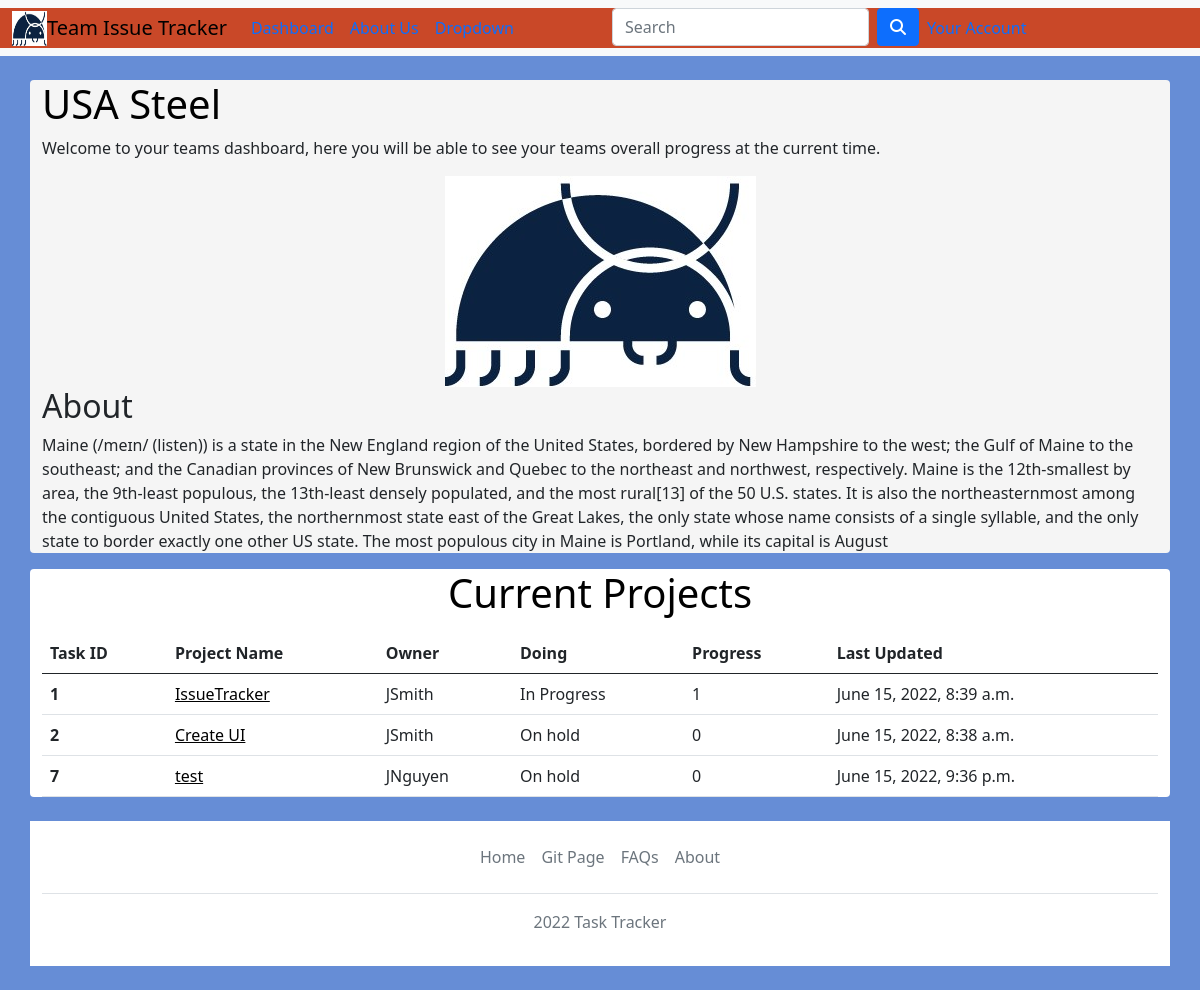
/iTracker/Dashboard/Team/1 (signed in), run on the app's committed database.
### iTracker/models.py (models this page shows, shortened)
class UserExtended(models.Model):
    user = models.OneToOneField(User,on_delete=models.CASCADE)
    team = models.ForeignKey(Team,on_delete=models.CASCADE,null=True)
    birthday = models.DateTimeField()
    teamAdmin = models.BooleanField(default=False)

class Team(models.Model):
    name = models.CharField(max_length=64, unique=True)
    teamID = models.AutoField(primary_key=True, editable=False)
    description = models.TextField(max_length=1024)

class Project(models.Model):
    owner = models.ForeignKey(UserExtended,on_delete=models.CASCADE)
    projectName = models.CharField(max_length=100)
    description = models.TextField(max_length=1024,default='Project Description')
    Progressbar = models.IntegerField(default=0)
    taskID = models.AutoField(primary_key=True, editable=False,unique=True)
    lastUpdate = models.DateTimeField(auto_now=True)
    doing = models.BooleanField(default=False)
    team = models.ForeignKey(Team,on_delete=models.CASCADE,null=True)
    relatedTaskID = models.IntegerField(default=0)

### iTracker/views.py (the view)
# urls.py: path('Dashboard/Team/<int:teamID>', views.index, name='index'),
def index(request,teamID):
    allProjects=Project.objects.filter(team = Team.objects.get(teamID= teamID))
    context={'allProjects':allProjects,'userX':UserExtended.objects.get(user=request.user)}
    return render(request,'iTracker/index.html',context)

### iTracker/templates/iTracker/index.html (shortened to what this page needs)
<!DOCTYPE html>
<html lang="en">
<head>
    <link rel="stylesheet" href="https://stackpath.bootstrapcdn.com/bootstrap/5.0.0-alpha1/css/bootstrap.min.css">
    <link rel="stylesheet" href="//maxcdn.bootstrapcdn.com/font-awesome/4.7.0/css/font-awesome.min.css">
    {% load static %}
    <link rel="stylesheet" type="text/css" href="{% static 'iTracker/CSS/style.css' %}">
</head>
<body>
  <nav class="navbar navbar-expand-lg bg-light"  >
      <div class="container-fluid" id="topnav">
        {% load static %}
        <img src="{% static 'iTracker/images/ladybug.jpg' %}" alt="smallLogo" width="35" height="35">
        <a class="navbar-brand" href="/iTracker">Team Issue Tracker</a>
        <div class="collapse navbar-collapse" id="navbarSupportedContent">
          <ul class="navbar-nav me-auto mb-2 mb-lg-0">
            <li class="nav-item">
                <a class="nav-link active" aria-current="page" href="/iTracker/Dashboard/Team/{{userX.team.teamID}}" >Dashboard</a>
            </li>
            <li class="nav-item">
              <a class="nav-link active" aria-current="page" href="/iTracker/about" s>About Us</a>
            </li>
            <li class="nav-item dropdown">
              <a class="nav-link dropdown-" href="#" id="navbarDropdown" role="button" data-bs-toggle="dropdown" aria-expanded="false" >
              </a>
            </li>
          </ul>
        </div>
      </div>
      <div class="container-fluid" id="topnav">
        <ul class="navbar-nav ml-auto">
          <li>
            <form class="d-flex" role="search" id="SearchBar">
              <input class="form-control me-2" type="search" placeholder="Search" aria-label="Search">
              <button type="button" class="btn btn-primary">
                <i class="fas fa-search"></i>
              </button>
            </form>
          </li>
          {% if request.user.is_authenticated %}
            <li class="nav-item" style="text-align: left;">
              <a class="nav-link" href="/iTracker/myPage/{{request.user.username}}">Your Account</a>
            </li>
          {% else %}
            <li class="nav-item">
              <a class="nav-link" href="/iTracker/logIn" >Sign in</a>
            </li>
          {% endif %}
          </ul>
      </div>
    </nav>
    <br>
    <div class="container rounded" style="background-color: whitesmoke;">
        <h1>{{userX.team.name}}</h1>
        <p>Welcome to your teams dashboard, here you will be able to see your teams overall progress at the current time.</p>
        {% load static %}
          <center><img src="{% static 'iTracker/images/ladybug.jpg' %}" alt="logo"></center>
        <h2> About</h2>
        <p> {{userX.team.description}}</p>
    </div>
    <div class="container rounded" style="background-color: white;">
      <center><h1>Current Projects</h1></center>
        <table class="table" scrolling="yes">
            <thead>
              <tr>
                <th scope="col">Task ID</th>
                <th scope="col">Project Name</th>
                <th scope="col">Owner</th>
                <th scope="col">Doing</th>
                <th scope="col">Progress</th>
                <th scope="col">Last Updated</th>
              </tr>
            </thead>
            <tbody>
              <ul>
                {% for proj in allProjects  %}
                  <tr>
                    <th scope="row">{{proj.taskID}}</th>
                    <td><a href="/iTracker/project/{{proj.taskID}}" style="display:block;">{{proj.projectName}}</a></td>
                    <td>{{proj.owner.user.username}}</td>
                    {% if proj.doing %}
                    <td>In Progress</td>
                    {% else %}
                    <td>On hold</td>
                    {% endif %}
                    <td>{{proj.Progressbar}}</td>
                    <td>{{proj.lastUpdate}}</td>
                  </tr>
                {% endfor %}
              </ul>
            </tbody>
          </table>
    </div>
   <div class="container" id="footer"  style="background-color: white;">
    <footer class="py-3 my-4">
      <ul class="nav justify-content-center border-bottom pb-3 mb-3">
        <li class="nav-item"><a href="/iTracker" class="nav-link px-2 text-muted">Home</a></li>
        <li class="nav-item"><a href="https://github.com/Swiftyjim/TeamIssueTracker" class="nav-link px-2 text-muted">Git Page</a></li>
        <li class="nav-item"><a href="/iTracker/about" class="nav-link px-2 text-muted">FAQs</a></li>
        <li class="nav-item"><a href="/iTracker/about" class="nav-link px-2 text-muted">About</a></li>
      </ul>
      <p class="text-center text-muted">2022 Task Tracker</p>
    </footer>
    </div>
   </body>
</html>

### iTracker/static/iTracker/CSS/style.css (style rules this page uses)
h1 { color: black; }
body { background-color: rgb(102, 141, 214); }
a { color: black; }
.container { background-color: white; }
#topnav { background-color: rgb(201, 72, 40); }

### data on the page
UserExtended: team.name "USA Steel", team.description "Maine (/meɪn/ (listen)) is a state in the New England region of the United States, bordered by New Hampshire to the west; the Gulf of Maine to the southeast; and the Canadian provinces of New Brunswick and Quebec to the northeast and northwest, respectively. Maine is the 12th-smallest by area, the 9th-least populous, the 13th-least densely populated, and the most rural[13] of the 50 U.S. states. It is also the northeasternmost among the contiguous United States, the northernmost state east of the Great Lakes, the only state whose name consists of a single syllable, and the only state to border exactly one other US state. The most populous city in Maine is Portland, while its capital is…"
Project: taskID "1", projectName "IssueTracker", owner.user.username "JSmith", doing "In Progress", Progressbar "1", lastUpdate "June 15, 2022, 8:39 a.m."
Project: taskID "2", projectName "Create UI", owner.user.username "JSmith", doing "On hold", Progressbar "0", lastUpdate "June 15, 2022, 8:38 a.m."
Project: taskID "7", projectName "test", owner.user.username "JNguyen", doing "On hold", Progressbar "0", lastUpdate "June 15, 2022, 9:36 p.m."
